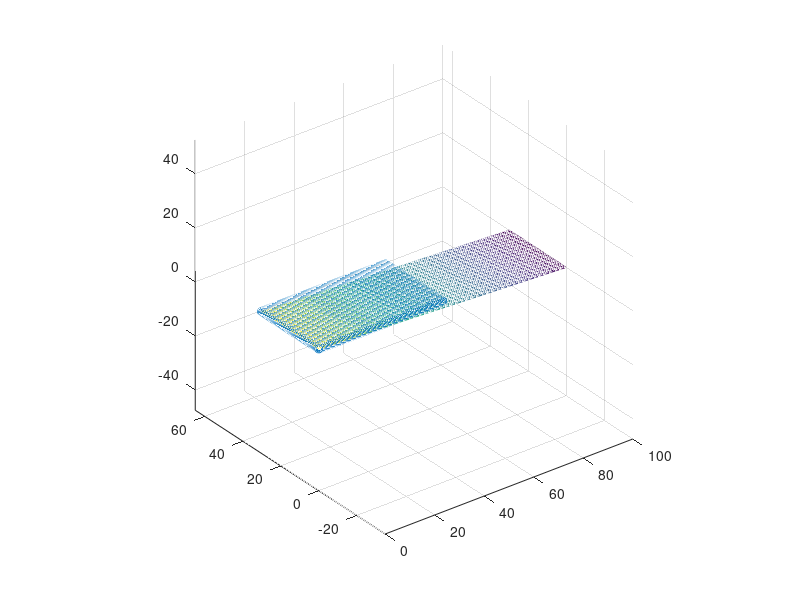

The MATLAB script that drew this image:

clear all;
close all;
clc;

neley = 60;
nelex = 200;

##hx = 0.5;
##hy = 0.5;

y = linspace (0, 30,neley+1);
x = linspace (0, 100, nelex+1);


hx = 100/nelex;
hy = 30/neley;

[X, Y] = meshgrid (x, y);

Z = 5 - 0.05 * X;
Z(Z < 0) = 0;


##h = 0*Z;
Ymin = 0; Ymax = 30; Xmin = 0; Xmax = 100;
##select = (Y>=Ymin & Y<=Ymax & X >=Xmin & X <= Xmax);
####
##h(select)= 5 - Z(select);
##h(h < 0) = 0;
####
##surf (X, Y, Z)
##hold all
##surf (X, Y, Z+h)
##axis equal


DX = .5; DY = .5;
[xp, yp] = meshgrid (Xmin:DX:Xmax, Ymin:DY:Ymax);

%hp = interp2 (X, Y, h, xp, yp, 'spline');
hp = 5.*ones(size(xp));
hp(xp > 50) = 0;
hp = hp(:);
xp = xp(:);
yp = yp(:);

hzero = find (hp <= 0.001);
hp(hzero) = [];
xp(hzero) = [];
yp(hzero) = [];

immagine_out = uint16(Z);
%imwrite (immagine_out, "sfondo.tif")

%%%%%%%%%%%%%%%%%%%%%%%%%%%%%%%%%%%%%%%%%%%%%%%%%%%%%%%%%%%%%%%%%%%%%%%%%%%%%



Zz        = double (Z);
[gx, gy]  = gradient (Zz, hx, hy);

Z    = Zz(:);
dZdx = gx(:);
dZdy = gy(:);


figure()
mesh(X,Y,Zz)
axis equal
hold on
scatter3(xp(:),yp(:),hp(:))


%% Constants
g     = 9.81;
xi    = 200;
vis   = 50;
ty    = 2000;
T     = 10;

%% Material point quantities initialization
nmp   = numel(xp);
rhosy = 1000.0;
Msys  = sum (hp*DX*DY*rhosy);
Mp    = Msys/nmp * ones(nmp, 1);
Vp    = Mp./rhosy;
Ap    = Vp./hp;
vp    = zeros (nmp,2);
BINGHAM = 0.0;
FRICTION = 0.0;
CFL = 0.2;
BC_FLAG = 1.0;
eq_level = 0.0;
momp  = zeros (nmp,2);

Fb(:,1) = zeros (nmp,1);
Fb(:,2) = zeros (nmp,1);

%%
DATA = struct (
	   "x", xp, ...
	   "y", yp, ...
	   "Mp", Mp, ...
	   "Ap", Ap, ...
	   "vpx", vp(:,1), ...
	   "vpy", vp(:,2), ...
	   "Nex", nelex, ...
	   "Ney", neley, ...
	   "hx", hx, ...
	   "hy", hy, ...
	   "hp", hp, ...
	   "mom_px", momp(:,1), ...
	   "mom_py", momp(:,2), ...
	   "g", g, ...
	   "T", T, ...
	   "xi", xi, ...
	   "vis", vis, ...
	   "ty", ty, ...
	   "rho", rhosy, ...
	   "Vp", Vp, ...
	   "Z", Z, ...
	   "dZdx", dZdx, ...
	   "dZdy", dZdy, ...
     "BINGHAM_ON", BINGHAM, ...
     "FRICTION_ON", FRICTION, ...
     "CFL", CFL, ...
     "BC_FLAG",BC_FLAG, ...
	 "eq_level", eq_level
	 );
% --- Scrittura manuale del DATA.json ---
function v2j (fid, name, x, last)
  if isscalar(x) && ~ischar(x)
    fprintf(fid, '"%s": %.17g', name, x);
  elseif ischar(x)
    fprintf(fid, '"%s": "%s"', name, x);
  else
    x = x(:);
    fprintf(fid, '"%s": [', name);
    fprintf(fid, '%.17g', x(1));
    for k = 2:numel(x)
      fprintf(fid, ',%.17g', x(k));
    endfor
    fprintf(fid, ']');
  endif
  if (~last)
    fprintf(fid, ',\n');
  else
    fprintf(fid, '\n');
  endif
endfunction

FID = fopen("DATA.json","w");
fprintf(FID, "{\n");
v2j(FID, "x",          xp,         false);
v2j(FID, "y",          yp,         false);
v2j(FID, "Mp",         Mp,         false);
v2j(FID, "Ap",         Ap,         false);
v2j(FID, "vpx",        vp(:,1),    false);
v2j(FID, "vpy",        vp(:,2),    false);
v2j(FID, "Nex",        nelex,      false);
v2j(FID, "Ney",        neley,      false);
v2j(FID, "hx",         hx,         false);
v2j(FID, "hy",         hy,         false);
v2j(FID, "hp",         hp,         false);
v2j(FID, "mom_px",     momp(:,1),  false);
v2j(FID, "mom_py",     momp(:,2),  false);
v2j(FID, "g",          g,          false);
v2j(FID, "T",          T,          false);
v2j(FID, "xi",         xi,         false);
v2j(FID, "rho",        rhosy,      false);
v2j(FID, "Vp",         Vp,         false);
v2j(FID, "Z",          Z,          false);
v2j(FID, "dZdx",       dZdx,       false);
v2j(FID, "dZdy",       dZdy,       false);
v2j(FID, "BINGHAM_ON", BINGHAM,    false);
v2j(FID, "FRICTION_ON",FRICTION,   false);
v2j(FID, "CFL",        CFL,        false);
v2j(FID, "eq_level",eq_level,           false); 
v2j(FID, "BC_FLAG",    BC_FLAG,    true);
fprintf(FID, "}\n");
fclose(FID);
disp("DATA.json scritto correttamente");
